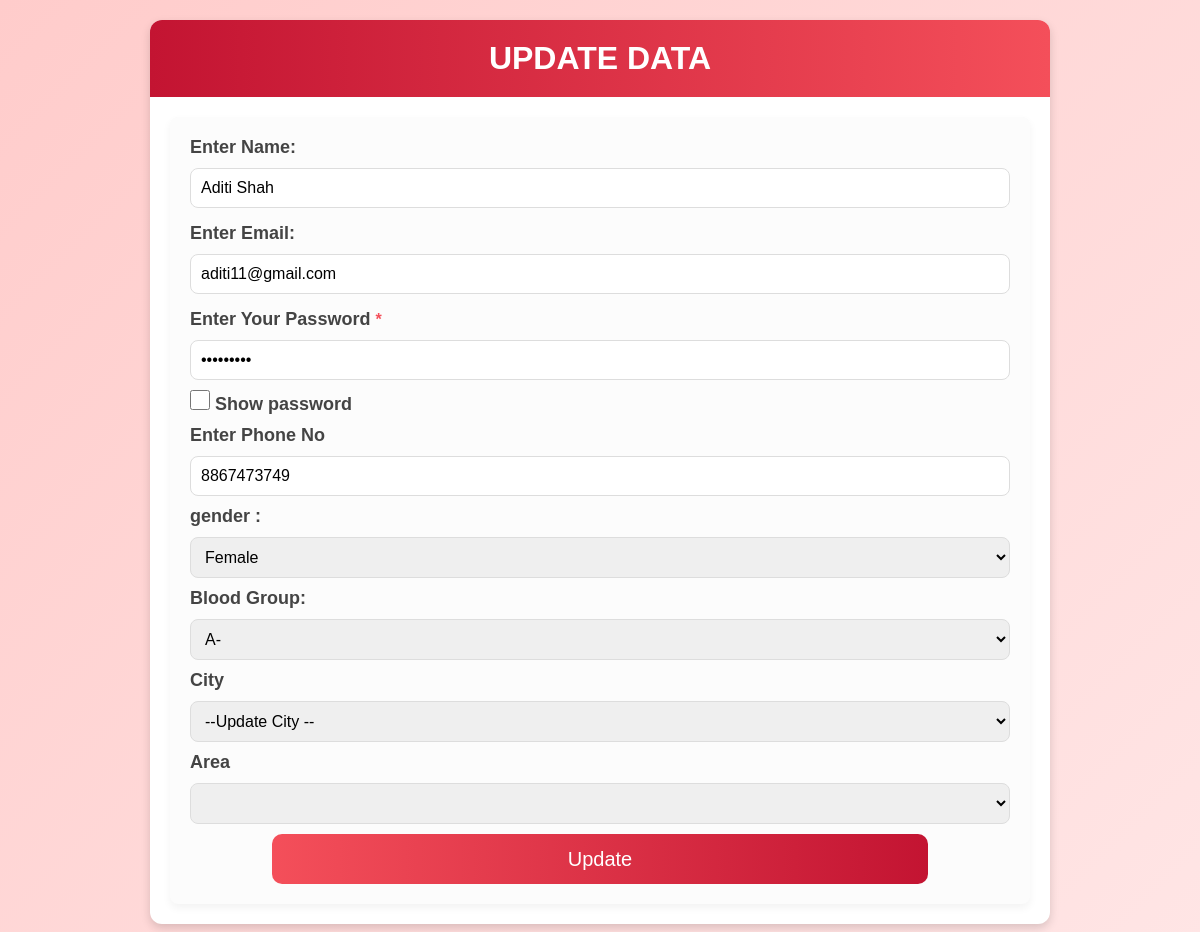
Page /donor/update.php?id=1 on the committed database.
### tables this page shows
CREATE TABLE donordata (
  id int(11) NOT NULL,
  username varchar(50) NOT NULL,
  email varchar(50) NOT NULL,
  passwords varchar(20) NOT NULL,
  Age int(3) NOT NULL,
  Phone varchar(15) NOT NULL,
  gender varchar(10) NOT NULL,
  bloodgroup varchar(5) NOT NULL,
  DonationDate date DEFAULT NULL,
  city varchar(20) NOT NULL,
  area varchar(30) NOT NULL,
  height decimal(5,2) NOT NULL,
  weight decimal(5,2) NOT NULL
);

### donor/update.php (the view, shortened to what this page needs)
<?php
include("../connection.php");
 $id = $_GET['id'];
 $query="SELECT *FROM donordata WHERE id='$id'";
 $data = mysqli_query($conn,$query);
 $result=mysqli_fetch_assoc($data);
 $un=$result['username'];
 $em=$result['email'];
 $pass=$result['passwords'];
 $pho=$result['Phone'];
 $gender=$result['gender'];
 $bdgrp=$result['bloodgroup'];
?>
<!DOCTYPE html>
<html lang="en">
<head>
    <link rel="stylesheet" href="../css/donor_reg.css">
</head>
<body>
<div class="container">
<center>
        <div class="head">
        <h4>Update Data</h4>
        </div>
        <div class="content">
            <form action="#" method="post">
            <div class="field">
                <label for="name">Enter Name:</label>
                <input type="text" name="name" class="input" value="<?php echo $un; ?>" required>
            </div>
            <div class="field">
                <label for="email">Enter Email:</label>
                <input type="email" name="mail" class="input" value="<?php echo $em ?>" required>
            </div>
            <div class="field">
                <label for="name">Enter Your Password <span class="error">*</span></label>
                <input type="password" name="pass" class="input" id="pass" value="<?php echo $pass ?>" required>
                <label for="show" class="show">
                    <input type="checkbox" name="show" id="show" class="showc" onclick="showdata()">
                    Show password
                </label>
            <div class="field">
                <label for="name">Enter Phone No</label>
                <input type="text" name="phone" class="input" value="<?php
                echo $pho; ?>" required>
            </div>
            <div class="field">
                <label for="gender">gender :</label>
                <select name="gender" id="gender" class="inputslt" required>
                <option value="female"
                <?php
                    if($gender =='female')
                    {
                        echo"selected";
                    }
               ?>
                >Female</option>
             </select>
            </div>
            <div class="field">
                <label for="bloodgrp">Blood Group:</label>
                <select name="bloodgrp" id="bloodgrp" class="inputslt" required>
                <option value="A-"
                <?php
                  if($bdgrp =='A-')
                    {
                        echo"selected";
                    }
                ?>
                >A-</option>
            </select>
            </div>
            <div class="field">
            <label for="">City</label>
            <select name="city" id="city" class="inputslt" onchange="populate(this.id,'area')">
                <option value="">--Update City --</option>
            </select>
            <label>Area</label>
            <select name="area" id="area" class="inputslt">
            </select>
            <div class="field">
                <input type="submit" name="update" value="Update" class="sbtn">
            </div>
        </form>
        </div>
</center>
</div>
</body>
</html>

### css/donor_reg.css (style rules this page uses)
* { padding: 0; margin: 0; box-sizing: border-box; }
body { width: 100%; height: 100%; font-family: 'Arial', sans-serif; background: linear-gradient(135deg, #ffcccb, #ffe5e5); color: #333; display: flex; justify-content: center; align-items: center; padding: 20px; }
.container { width: 80%; max-width: 900px; background-color: #ffffff; border-radius: 12px; box-shadow: 0 4px 10px rgba(0, 0, 0, 0.15); overflow: hidden; }
.head { text-align: center; padding: 20px; color: #ffffff; background: linear-gradient(90deg, #c31432, #f44f5a); font-size: 32px; font-weight: bold; text-transform: uppercase; }
.content { padding: 20px; }
form { width: 100%; background-color: #fcfcfc; display: flex; flex-direction: column; gap: 15px; padding: 20px; border-radius: 8px; box-shadow: 0 4px 8px rgba(0, 0, 0, 0.05); }
.field { display: flex; flex-direction: column; gap: 10px; }
label { font-size: 18px; font-weight: 600; color: #444; text-align: left; }
.input, .inputslt, .inputarea, .inputnum, .inputfile { border: 1px solid #ddd; border-radius: 8px; padding: 10px; font-size: 16px; outline: none; transition: border-color 0.3s ease, box-shadow 0.3s ease; }
.sbtn { margin: auto; width: 80%; height: 50px; background: linear-gradient(90deg, #f44f5a, #c31432); border: none; border-radius: 10px; color: #ffffff; font-size: 20px; font-weight: 500; cursor: pointer; transition: background 0.3s ease, transform 0.2s ease; }
.showc { height: 20px; width: 20px; }
.error { color: #f44f5a; font-size: 16px; }

### rows in the picture
donordata: name "Aditi Shah", mail "aditi11@gmail.com", phone "8867473749", gender "Female", bloodgrp "A-"
